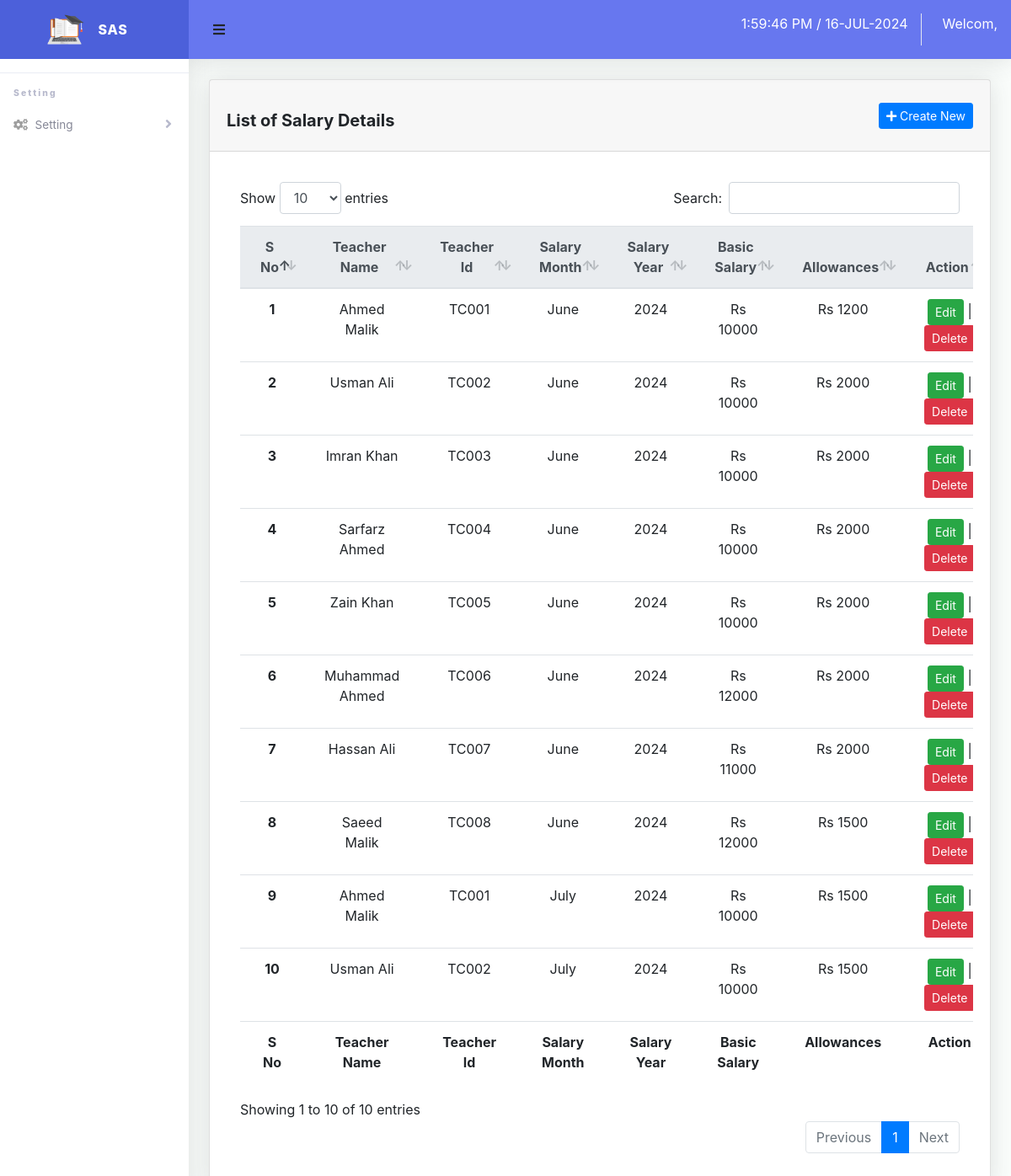
The page /admin/salary/salary.php on the database its author committed.
### tables this page shows
CREATE TABLE `salary` (
  `id` int(10) NOT NULL,
  `teacher_id` int(10) NOT NULL,
  `basic_salary` decimal(10,0) NOT NULL,
  `allowances` decimal(10,0) NOT NULL,
  `salary_month` varchar(10) NOT NULL,
  `salary_year` year(4) NOT NULL DEFAULT current_timestamp()
);

CREATE TABLE `teacher` (
  `id` int(10) NOT NULL,
  `fullname` varchar(255) NOT NULL,
  `username` varchar(255) NOT NULL,
  `password` varchar(255) NOT NULL,
  `address` varchar(255) NOT NULL,
  `phone_no` varchar(100) NOT NULL
);

### include/function.php (called while the page is built, shortened)
<?php
require_once 'config.php';
function query($q)
{
	global $conn;
	$result = mysqli_query($conn, $q);
	if ($result) {
		$data = mysqli_fetch_all($result, MYSQLI_ASSOC);
		return $data;
	} else {
		$msg = array(
			'status' => false,
			'msg' => 'Connection failed: ' . mysqli_error($conn),
		);
	}
	return true;
}

### admin/salary/salary.php (the view, shortened to what this page needs)
<?php
require_once '../../include/header.php';
require_once '../../include/function.php';
$q = 'SELECT salary.*, teacher.fullname AS teacher_name, teacher.username AS teacher_username FROM salary
INNER JOIN teacher ON salary.teacher_id = teacher.id';
$data = query($q);
?>
<div class="container-fluid">
    <div class="card input-group-sm mb-4">
        <div class="card-header d-flex flex-row align-items-center justify-content-between">
            <h5 class="card-title text-center mt-4 font-weight-bold">List of Salary Details</h5>
            <button href="create.php" type="button" class="btn btn-primary btn-sm modal-load" data-toggle="modal" data-target="#exampleModal">
                <i class="fas fa-plus"></i>
                Create New
            </button>
        </div>
        <div class="card-body">
            <div class="table-responsive p-3">
                <table class="table align-items-center table-flush table-hover text-center" id="dataTableHover">
                    <thead class="thead-light">
                        <tr>
                            <th>S No</th>
                            <th>Teacher Name</th>
                            <th>Teacher Id</th>
                            <th>Salary Month</th>
                            <th>Salary Year</th>
                            <th>Basic Salary</th>
                            <th>Allowances</th>
                            <th>Action</th>
                        </tr>
                    </thead>
                    <tfoot>
                        <tr>
                            <th>S No</th>
                            <th>Teacher Name</th>
                            <th>Teacher Id</th>
                            <th>Salary Month</th>
                            <th>Salary Year</th>
                            <th>Basic Salary</th>
                            <th>Allowances</th>
                            <th>Action</th>
                        </tr>
                    </tfoot>
                    <tbody>
                        <?php
                        foreach ($data as $key => $value) {
                            echo  ' <tr class="text-capitalize">
                                        <th>' . $key + 1 . '</th>
                                        <td>' . $value['teacher_name'] . '</td>
                                        <td class="text-uppercase">' . $value['teacher_username'] . '</td>
                                        <td>' . date('F', mktime(0, 0, 0, $value['salary_month'], 1)) . '</td>
                                        <td>' . $value['salary_year'] . '</td>
                                        <td>rs ' . $value['basic_salary'] . '</td>
                                        <td>rs ' . $value['allowances'] . '</td>
                                        <td>
                                            <a class="text-white btn btn-success btn-sm modal-load" href="edit.php?id='
                                . $value['id'] . '"data-toggle="modal" data-target="#exampleModal">Edit</a> |
                                            <a class="text-white btn btn-danger  btn-sm delete" href="process.php" data-id="' . $value['id'] . '">Delete</a>
                                            </td>
                                    </tr>';
                        } ?>
                    </tbody>
                </table>
            </div>
        </div>
    </div>
</div>
<?php
require_once '../../include/footer.php';
?>

### assets/css/style.css (style rules this page uses)
html { font-family: sans-serif; line-height: 1.15; -webkit-text-size-adjust: 100%; -webkit-tap-highlight-color: transparent }
body { margin: 0; font-family: -apple-system, BlinkMacSystemFont, "Segoe UI", Roboto, "Helvetica Neue", Arial, "Noto Sans", sans-serif, "Apple Color Emoji", "Segoe UI Emoji", "Segoe UI Symbol", "Noto Color Emoji"; font-size: 1rem; font-weight: 400; line-height: 1.5; color: #212529; text-align: left; background-color: #fff }
h1, h2, h3, h4, h5, h6 { margin-top: 0; margin-bottom: .5rem }
a { color: #007bff; text-decoration: none; background-color: transparent }
table { border-collapse: collapse }
th { text-align: inherit }
button { border-radius: 0 }
button, input, optgroup, select, textarea { margin: 0; font-family: inherit; font-size: inherit; line-height: inherit }
button, input { overflow: visible }
button, select { text-transform: none }
[type=button], [type=reset], [type=submit], button { -webkit-appearance: button }
[type=button]:not(:disabled), [type=reset]:not(:disabled), [type=submit]:not(:disabled), button:not(:disabled) { cursor: pointer }
.h1, .h2, .h3, .h4, .h5, .h6, h1, h2, h3, h4, h5, h6 { margin-bottom: .5rem; font-weight: 500; line-height: 1.2 }
.h5, h5 { font-size: 1.25rem }
.container, .container-fluid, .container-lg, .container-md, .container-sm, .container-xl { width: 100%; padding-right: 15px; padding-left: 15px; margin-right: auto; margin-left: auto }
.table { width: 100%; margin-bottom: 1rem; color: #212529 }
.table td, .table th { padding: .75rem; vertical-align: top; border-top: 1px solid #dee2e6 }
.table thead th { vertical-align: bottom; border-bottom: 2px solid #dee2e6 }
.table .thead-light th { color: #495057; background-color: #e9ecef; border-color: #dee2e6 }
.table-responsive { display: block; width: 100%; overflow-x: auto; -webkit-overflow-scrolling: touch }
.btn { display: inline-block; font-weight: 400; color: #212529; text-align: center; vertical-align: middle; -webkit-user-select: none; -moz-user-select: none; -ms-user-select: none; user-select: none; background-color: transparent; border: 1px solid transparent; padding: .375rem .75rem; font-size: 1rem; line-height: 1.5; border-radius: .25rem; transition: color .15s ease-in-out, background-color .15s ease-in-out, border-color .15s ease-in-out, box-shadow .15s ease-in-out }
.btn-sm { padding: .25rem .5rem; font-size: .875rem; line-height: 1.5; border-radius: .2rem }
.btn-primary { color: #fff; background-color: #007bff; border-color: #007bff }
.btn-success { color: #fff; background-color: #28a745; border-color: #28a745 }
.btn-danger { color: #fff; background-color: #dc3545; border-color: #dc3545 }
.card { position: relative; display: -ms-flexbox; display: flex; -ms-flex-direction: column; flex-direction: column; min-width: 0; word-wrap: break-word; background-color: #fff; background-clip: border-box; border: 1px solid rgba(0, 0, 0, .125); border-radius: .25rem }
.card-body { -ms-flex: 1 1 auto; flex: 1 1 auto; min-height: 1px; padding: 1.25rem }
.card-title { margin-bottom: .75rem }
.card-header { padding: .75rem 1.25rem; margin-bottom: 0; background-color: rgba(0, 0, 0, .03); border-bottom: 1px solid rgba(0, 0, 0, .125) }
.d-flex { display: -ms-flexbox !important; display: flex !important }
.flex-row { -ms-flex-direction: row !important; flex-direction: row !important }
.justify-content-between { -ms-flex-pack: justify !important; justify-content: space-between !important }
.align-items-center { -ms-flex-align: center !important; align-items: center !important }
.mt-4, .my-4 { margin-top: 1.5rem !important }
.mb-4, .my-4 { margin-bottom: 1.5rem !important }
.p-3 { padding: 1rem !important }
.text-center { text-align: center !important }
.text-uppercase { text-transform: uppercase !important }
.text-capitalize { text-transform: capitalize !important }
.font-weight-bold { font-weight: 700 !important }
.text-white { color: #fff !important }

### rows shown on the page
salary: teacher.fullname "Ahmed Malik", teacher.username "TC001", salary_month "June", salary_year "2024", basic_salary "10000", allowances "1200"
salary: teacher.fullname "Usman Ali", teacher.username "TC002", salary_month "June", salary_year "2024", basic_salary "10000", allowances "2000"
salary: teacher.fullname "Imran Khan", teacher.username "TC003", salary_month "June", salary_year "2024", basic_salary "10000", allowances "2000"
salary: teacher.fullname "Sarfarz Ahmed", teacher.username "TC004", salary_month "June", salary_year "2024", basic_salary "10000", allowances "2000"
salary: teacher.fullname "Zain Khan", teacher.username "TC005", salary_month "June", salary_year "2024", basic_salary "10000", allowances "2000"
salary: teacher.fullname "Muhammad Ahmed", teacher.username "TC006", salary_month "June", salary_year "2024", basic_salary "12000", allowances "2000"
salary: teacher.fullname "Hassan Ali", teacher.username "TC007", salary_month "June", salary_year "2024", basic_salary "11000", allowances "2000"
salary: teacher.fullname "Saeed Malik", teacher.username "TC008", salary_month "June", salary_year "2024", basic_salary "12000", allowances "1500"
salary: teacher.fullname "Ahmed Malik", teacher.username "TC001", salary_month "July", salary_year "2024", basic_salary "10000", allowances "1500"
salary: teacher.fullname "Usman Ali", teacher.username "TC002", salary_month "July", salary_year "2024", basic_salary "10000", allowances "1500"
